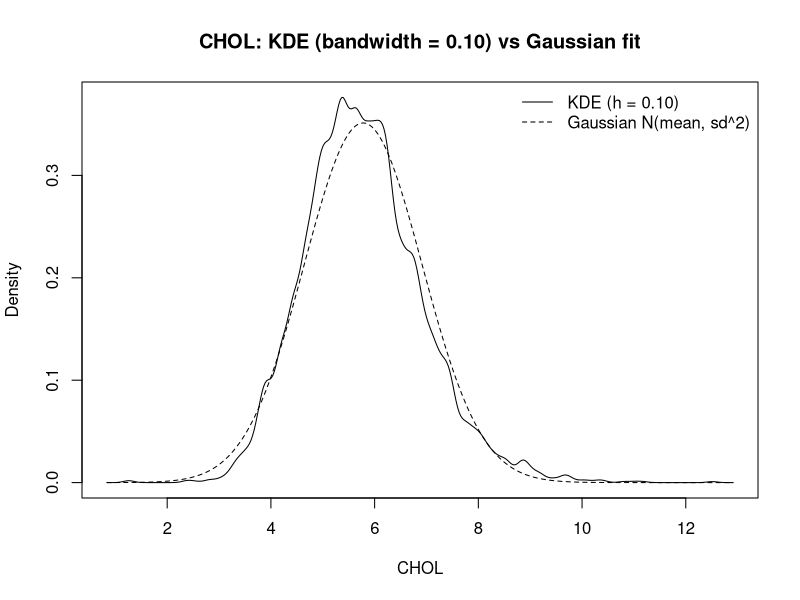

Write the R code that produced this figure.
library(KernSmooth)
df <- read.table("data.txt", header = TRUE, quote = "\"")

x <- df$CHOL
x <- x[is.finite(x)]

h <- 0.1

kd <- bkde(x, bandwidth = h)

mu <- mean(x)
sigma <- sd(x)

plot(kd$x, kd$y, type = "l",
     xlab = "CHOL", ylab = "Density",
     main = sprintf("CHOL: KDE (bandwidth = %.2f) vs Gaussian fit", h))

lines(kd$x, dnorm(kd$x, mean = mu, sd = sigma), lty = 2)

legend("topright",
       legend = c(sprintf("KDE (h = %.2f)", h), "Gaussian N(mean, sd^2)"),
       lty = c(1, 2), bty = "n")


y <- df$CHOL
g <- df$SEX

ok <- is.finite(y) & !is.na(g)
y <- y[ok]
g <- droplevels(as.factor(g[ok]))

tt <- t.test(y ~ g)
tt

tapply(y, g, mean)
tapply(y, g, sd)
tapply(y, g, length)
